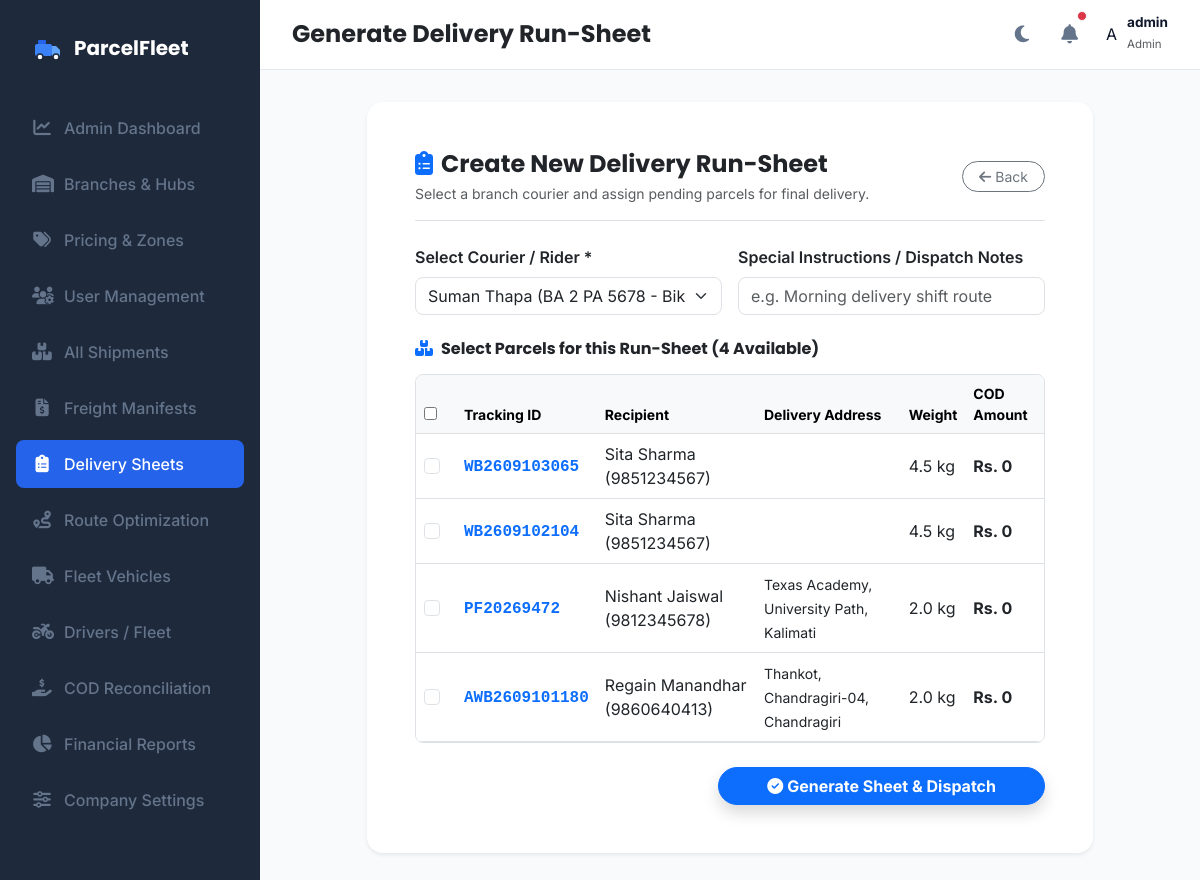
/branch/delivery-sheet/create (signed in), run on an earlier commit of the app's database.
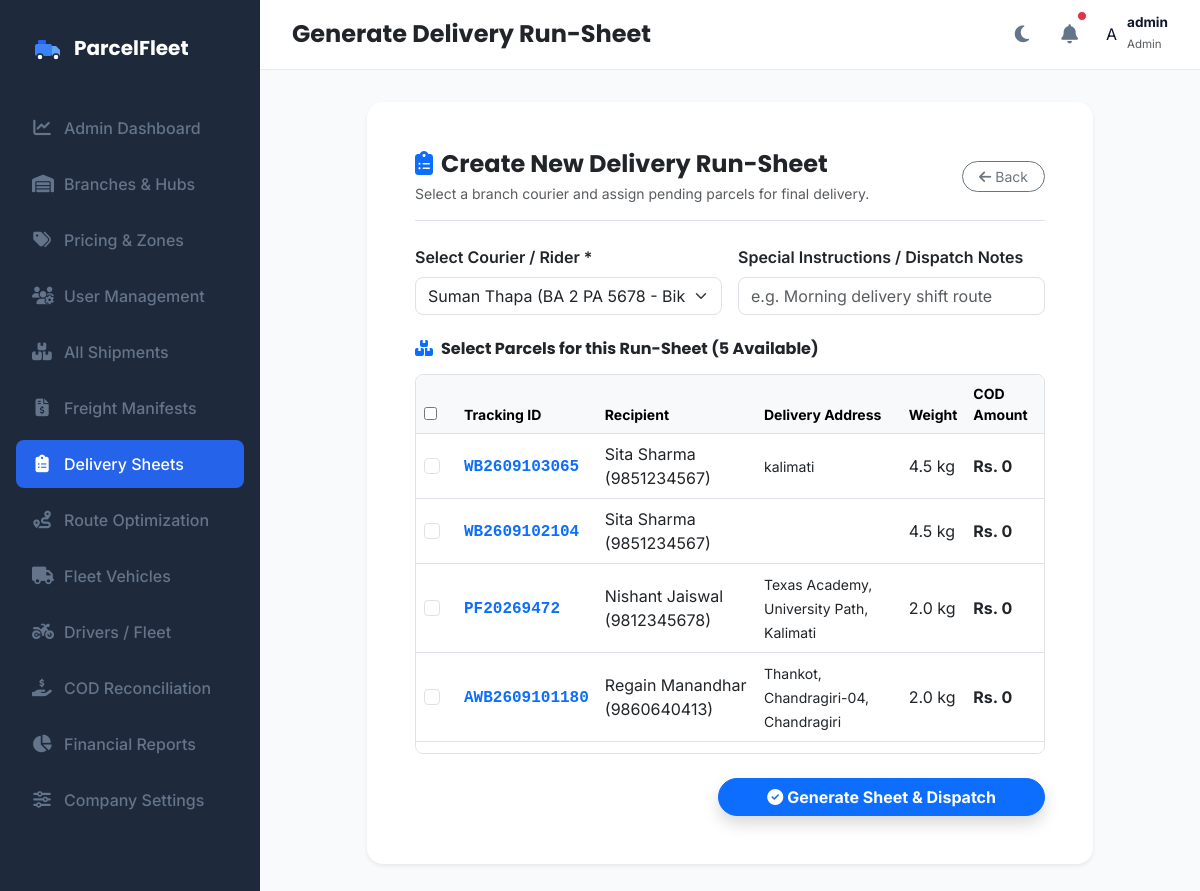
And on a later commit of the database.
### models.py (models this page shows, shortened)
class Parcel(db.Model):
    __tablename__ = 'parcels'
    id = db.Column(db.Integer, primary_key=True)
    tracking_id = db.Column(db.String(50), unique=True, nullable=False)
    sender_name = db.Column(db.String(100), nullable=False)
    sender_phone = db.Column(db.String(20), nullable=False)
    receiver_name = db.Column(db.String(100), nullable=False)
    receiver_phone = db.Column(db.String(20), nullable=False)
    pickup_address = db.Column(db.String(100), nullable=False)
    delivery_address = db.Column(db.String(100), nullable=False)
    pickup_hub = db.Column(db.String(100), nullable=True)
    delivery_hub = db.Column(db.String(100), nullable=True)
    pickup_latitude = db.Column(db.Float, nullable=False, default=27.7154)
    pickup_longitude = db.Column(db.Float, nullable=False, default=85.3123)
    delivery_latitude = db.Column(db.Float, nullable=False, default=27.6915)
    delivery_longitude = db.Column(db.Float, nullable=False, default=85.3331)
    parcel_type = db.Column(db.String(50), nullable=False)
    weight = db.Column(db.Float, nullable=False)
    length = db.Column(db.Float, nullable=False, default=10.0)
    width = db.Column(db.Float, nullable=False, default=10.0)
    height = db.Column(db.Float, nullable=False, default=10.0)
    status = db.Column(db.String(30), default='Pending')  # 'Pending', 'Assigned', 'Manifested', 'Picked Up', 'In Transit', 'Out For Delivery', 'Delivered', 'Failed Delivery', 'Returned', 'Cancelled'
    delivery_charge = db.Column(db.Float, nullable=False, default=0.0)
    payment_status = db.Column(db.String(20), default='Pending')  # 'Pending', 'Paid', 'COD'
    assigned_driver_id = db.Column(db.Integer, db.ForeignKey('drivers.id'), nullable=True)
    service_type = db.Column(db.String(50), nullable=False, default='Standard')  # 'Standard', 'Express', 'Air', 'Surface'
    cod_amount = db.Column(db.Float, default=0.0)
    customer_id = db.Column(db.Integer, db.ForeignKey('customer_profiles.id'), nullable=True)
    hub_id = db.Column(db.Integer, db.ForeignKey('hubs.id'), nullable=True)
    merchandise_id = db.Column(db.Integer, db.ForeignKey('merchandise.id'), nullable=True)
    manifest_id = db.Column(db.Integer, db.ForeignKey('manifests.id'), nullable=True)
    expected_delivery_date = db.Column(db.DateTime, nullable=True)
    pickup_image = db.Column(db.String(255), nullable=True)
    delivery_image = db.Column(db.String(255), nullable=True)
    delivery_attempts = db.Column(db.Integer, default=0)
    failed_reason = db.Column(db.String(255), nullable=True)
    special_tags = db.Column(db.String(255), nullable=True)
    created_at = db.Column(db.DateTime, default=datetime.utcnow)
    delivered_at = db.Column(db.DateTime, nullable=True)
    delivery_notes = db.Column(db.Text, nullable=True)
    customer_signature = db.Column(db.Text, nullable=True)
    history = db.relationship('TrackingHistory', backref='parcel', cascade="all, delete-orphan", order_by="TrackingHistory.timestamp.asc()")
    notifications = db.relationship('NotificationLog', backref='parcel', cascade="all, delete-orphan", order_by="NotificationLog.timestamp.asc()")

### app.py (the view, shortened to what this page needs)
@app.route('/branch/delivery-sheet/create', methods=['GET', 'POST'])
@login_required
def create_delivery_sheet():
    if current_user.role not in ['admin', 'hub_admin', 'branch_manager', 'dispatcher']:
        return redirect(url_for('index'))
    hub_name = get_current_hub_name()
    hub = Hub.query.filter_by(name=hub_name).first() if hub_name else Hub.query.first()
    available_parcels = Parcel.query.filter(Parcel.status.in_(['Assigned', 'Picked Up', 'In Transit', 'Pending'])).all()
    riders = Driver.query.filter(Driver.availability.in_(['Available', 'On Delivery'])).all()
    return render_template(
        'create_delivery_sheet.html',
        active_page='delivery_sheets',
        hub=hub,
        available_parcels=available_parcels,
        riders=riders
    )

### app.py (called while the page is built)
@login_manager.user_loader
def load_user(user_id):
    return User.query.get(int(user_id))

def get_current_hub_name():
    if not current_user.is_authenticated:
        return None
    if current_user.role in ['hub_admin', 'branch_manager', 'booking_staff', 'warehouse_staff', 'dispatcher', 'branch_staff']:
        profile = HubAdmin.query.filter_by(user_id=current_user.id).first()
        if profile and profile.hub:
            return profile.hub.name
    return None

### models.py (called while the page is built)
    @property
    def vehicle_type_name(self):
        if self.assigned_vehicle:
            return self.assigned_vehicle.vehicle_type
        return 'Bike'

### templates/create_delivery_sheet.html (shortened to what the changed rows need)
{% extends "base.html" %}
{% block content %}
<div class="row justify-content-center">
    <div class="col-12 col-xl-10">
        <div class="card border-0 shadow-sm rounded-4 bg-white p-4 p-md-5">
            <form method="POST" action="{{ url_for('create_delivery_sheet') }}">
                <div class="row g-3 mb-4">
                    <div class="col-md-6">
                    </div>
                    <div class="col-md-6">
                    </div>
                </div>
                <h6 class="fw-bold text-dark mb-3"><i class="fas fa-boxes-stacked text-primary me-2"></i>Select Parcels for this Run-Sheet ({{ available_parcels | length }} Available)</h6>
                {% if not available_parcels %}
                <div class="alert alert-info rounded-3 mb-4">No pending parcels available to assign.</div>
                {% else %}
                <div class="table-responsive mb-4 border rounded-3 overflow-hidden" style="max-height: 380px; overflow-y: auto;">
                    <table class="table table-hover align-middle mb-0">
                        <thead class="table-light sticky-top">
                            <tr class="small text-muted">
                                <th style="width: 40px;"><input type="checkbox" id="selectAllParcels" onchange="toggleAllCheckboxes(this)"></th>
                                <th>Tracking ID</th>
                                <th>Recipient</th>
                                <th>Delivery Address</th>
                                <th>Weight</th>
                                <th>COD Amount</th>
                            </tr>
                        </thead>
                        <tbody>
                            {% for p in available_parcels %}
                            <tr>
                                <td>
                                    <input type="checkbox" name="parcel_ids" value="{{ p.id }}" class="parcel-checkbox form-check-input">
                                </td>
                                <td><strong class="text-primary font-monospace">{{ p.tracking_id }}</strong></td>
                                <td>{{ p.receiver_name }} ({{ p.receiver_phone }})</td>
                                <td><small>{{ p.delivery_address }}</small></td>
                                <td>{{ p.weight }} kg</td>
                                <td><strong>Rs. {{ p.delivery_charge if p.payment_status == 'COD' else 0 }}</strong></td>
                            </tr>
                            {% endfor %}
                        </tbody>
                    </table>
                </div>
                {% endif %}
                <div class="d-flex justify-content-end gap-3">
                    <button type="submit" class="btn btn-primary rounded-pill px-5 fw-bold shadow">
                    </button>
                </div>
            </form>
        </div>
    </div>
</div>
{% endblock %}

What changed in the data, as far as the page shows it:
changed Parcel "WB2609103065": delivery_address (not shown) → "kalimati"
Also different on the page:
{{ available_parcels | length }}: "4" → "5"
